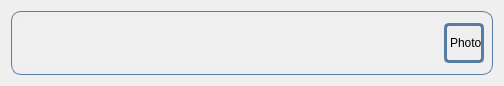
<?xml version="1.0" encoding="UTF-8"?>
<ui version="4.0">
 <class>Form</class>
 <widget class="QWidget" name="Form">
  <property name="geometry">
   <rect>
    <x>0</x>
    <y>0</y>
    <width>504</width>
    <height>86</height>
   </rect>
  </property>
  <property name="windowTitle">
   <string>Form</string>
  </property>
  <layout class="QGridLayout" name="gridLayout">
   <item row="0" column="0">
    <widget class="QWidget" name="frame" native="true">
     <property name="styleSheet">
      <string notr="true">QWidget#frame {
	border: 1px solid #567CA4;
	border-radius: 10px;
}</string>
     </property>
     <layout class="QHBoxLayout" name="horizontalLayout">
      <item>
       <widget class="QTextEdit" name="message">
        <property name="minimumSize">
         <size>
          <width>200</width>
          <height>40</height>
         </size>
        </property>
        <property name="maximumSize">
         <size>
          <width>16777215</width>
          <height>50</height>
         </size>
        </property>
        <property name="palette">
         <palette>
          <active>
           <colorrole role="Base">
            <brush brushstyle="SolidPattern">
             <color alpha="255">
              <red>240</red>
              <green>240</green>
              <blue>240</blue>
             </color>
            </brush>
           </colorrole>
          </active>
          <inactive>
           <colorrole role="Base">
            <brush brushstyle="SolidPattern">
             <color alpha="255">
              <red>240</red>
              <green>240</green>
              <blue>240</blue>
             </color>
            </brush>
           </colorrole>
          </inactive>
          <disabled>
           <colorrole role="Base">
            <brush brushstyle="SolidPattern">
             <color alpha="255">
              <red>240</red>
              <green>240</green>
              <blue>240</blue>
             </color>
            </brush>
           </colorrole>
          </disabled>
         </palette>
        </property>
        <property name="frameShape">
         <enum>QFrame::NoFrame</enum>
        </property>
        <property name="lineWidth">
         <number>0</number>
        </property>
       </widget>
      </item>
      <item>
       <widget class="QLabel" name="photo">
        <property name="minimumSize">
         <size>
          <width>40</width>
          <height>40</height>
         </size>
        </property>
        <property name="maximumSize">
         <size>
          <width>40</width>
          <height>40</height>
         </size>
        </property>
        <property name="styleSheet">
         <string notr="true">QLabel {
	border: 3px solid #567CA4;
	border-radius: 5px;

}</string>
        </property>
        <property name="text">
         <string>Photo</string>
        </property>
       </widget>
      </item>
     </layout>
    </widget>
   </item>
  </layout>
 </widget>
 <resources/>
 <connections/>
</ui>
